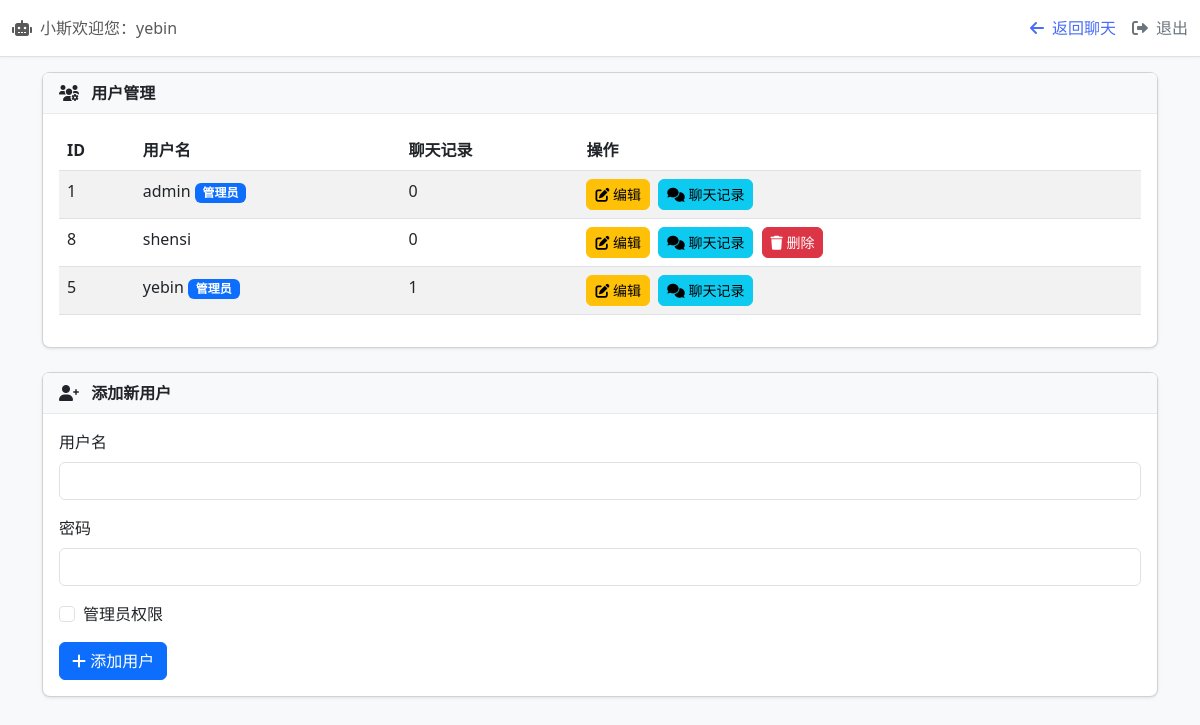
Screenshot of /admin (signed in) with the database file from the repository.
### tables this page shows
CREATE TABLE users (
    id INTEGER PRIMARY KEY AUTOINCREMENT,
    username TEXT UNIQUE NOT NULL,
    password TEXT NOT NULL,
    is_admin INTEGER DEFAULT 0
);

### app.py (the view, shortened to what this page needs)
@app.route('/admin', methods=['GET', 'POST'])
@login_required
def admin():
    if not current_user.is_admin:
        return 'Access denied'
    conn = get_db_connection()
    c = conn.cursor()
    c.execute('''
        SELECT users.id, users.username, users.is_admin,
               COUNT(chat_history.id) as chat_count
        FROM users
        LEFT JOIN chat_history ON users.id = chat_history.user_id
        GROUP BY users.id, users.username, users.is_admin
    ''')
    users = [
        {
            'id': row['id'],
            'username': row['username'],
            'is_admin': bool(row['is_admin']),  # 确保转换为布尔值
            'chat_count': row['chat_count']
        }
        for row in c.fetchall()
    ]
    conn.close()
    return render_template('admin.html', users=users)

### app.py (called while the page is built)
@login_manager.user_loader
def load_user(user_id):
    conn = sqlite3.connect('chat_app.db')
    c = conn.cursor()
    c.execute('SELECT id, username, is_admin FROM users WHERE id = ?', (user_id,))
    user = c.fetchone()
    conn.close()
    if user:
        return User(user[0], user[1], user[2]) # user[2] 是 is_admin
    return None

def get_db_connection():
    conn = sqlite3.connect('chat_app.db')
    conn.row_factory = sqlite3.Row
    return conn

### templates/admin.html (shortened to what this page needs)
<!DOCTYPE html>
<html lang="zh">
<head>
    <link rel="stylesheet" href="https://cdn.jsdelivr.net/npm/bootstrap@5.3.0/dist/css/bootstrap.min.css">
    <link rel="stylesheet" href="https://cdnjs.cloudflare.com/ajax/libs/font-awesome/6.0.0/css/all.min.css">
</head>
<body>
    <nav class="navbar navbar-expand navbar-light fixed-top">
        <div class="container-fluid">
            <span class="navbar-text">
                <i class="fas fa-robot me-2"></i> <span class="d-none d-md-inline">小斯欢迎您：</span><span id="username">{{ current_user.username }}</span>
            </span>
            <div class="admin-controls ms-auto">
                <a href="/chat" class="back-btn">
                    <i class="fas fa-arrow-left"></i>
                    <span class="btn-text">返回聊天</span>
                </a>
                <a href="/logout" class="logout-btn">
                    <i class="fas fa-sign-out-alt"></i>
                    <span class="btn-text">退出</span>
                </a>
            </div>
        </div>
    </nav>
    <div class="container mt-5 pt-4">
        <div class="card">
            <div class="card-header">
                <i class="fas fa-users-cog me-2"></i> 用户管理
            </div>
            <div class="card-body">
                <div class="table-responsive">
                    <table class="table table-striped">
                        <thead>
                            <tr>
                                <th>ID</th>
                                <th>用户名</th>
                                <th>聊天记录</th>
                                <th>操作</th>
                            </tr>
                        </thead>
                        <tbody>
                            {% for user in users %}
                            <tr>
                                <td>{{ user.id }}</td>
                                <td>{{ user.username }}{% if user.is_admin %} <span class="badge bg-primary">管理员</span>{% endif %}</td>
                                <td>{% if 'chat_count' in user %}{{ user.chat_count }}{% else %}0{% endif %}</td>
                                <td>
                                    <button class="btn btn-warning btn-sm me-1" onclick="editUser({{ user.id }}, '{{ user.username }}')">
                                        <i class="fas fa-edit"></i> <span class="d-none d-md-inline">编辑</span>
                                    </button>
                                    <button class="btn btn-info btn-sm me-1" onclick="viewChats({{ user.id }}, '{{ user.username }}')">
                                        <i class="fas fa-comments"></i> <span class="d-none d-md-inline">聊天记录</span>
                                    </button>
                                    {% if not user.is_admin %}
                                    <button class="btn btn-danger btn-sm" onclick="deleteUser({{ user.id }}, '{{ user.username }}')">
                                        <i class="fas fa-trash"></i> <span class="d-none d-md-inline">删除</span>
                                    </button>
                                    {% endif %}
                                </td>
                            </tr>
                            {% endfor %}
                        </tbody>
                    </table>
                </div>
            </div>
        </div>
        <div class="card">
            <div class="card-header">
                <i class="fas fa-user-plus me-2"></i> 添加新用户
            </div>
            <div class="card-body">
                <form method="post" id="addUserForm">
                    <div class="mb-3">
                        <label for="add-username" class="form-label">用户名</label>
                        <input type="text" class="form-control" id="add-username" name="username" required>
                    </div>
                    <div class="mb-3">
                        <label for="add-password" class="form-label">密码</label>
                        <input type="password" class="form-control" id="add-password" name="password" required>
                    </div>
                    <div class="mb-3 form-check">
                        <input type="checkbox" class="form-check-input" id="is_admin" name="is_admin" value="1">
                        <label class="form-check-label" for="is_admin">管理员权限</label>
                    </div>
                    <button type="submit" class="btn btn-primary">
                        <i class="fas fa-plus"></i> 添加用户
                    </button>
                </form>
            </div>
        </div>
    </div>
</body>
</html>

### templates/admin.html (style rules this page uses)
body { background-color: #f8f9fa; font-family: 'Segoe UI', Tahoma, Geneva, Verdana, sans-serif; }
.navbar { background-color: #fff; border-bottom: 1px solid #dee2e6; box-shadow: 0 1px 3px rgba(0,0,0,0.05); z-index: 1060; }
.navbar-text { display: flex; align-items: center; }
.admin-controls { display: flex; align-items: center; }
.back-btn { color: #4a6cf7; font-weight: 500; text-decoration: none; display: flex; align-items: center; gap: 0.5rem; }
.logout-btn { color: #6c757d; font-weight: 500; text-decoration: none; display: flex; align-items: center; gap: 0.5rem; margin-left: 1rem; }
.card { margin-bottom: 1.5rem; border-radius: 0.5rem; box-shadow: 0 1px 3px rgba(0,0,0,0.1); }
.card-header { background-color: #f8f9fa; border-bottom: 1px solid #eaeaea; font-weight: 600; }
.btn { border-radius: 0.375rem; }

### rows the page displays
users: username "yebin", id "5", shows "管理员", chat_count "1"
users: id "1", username "admin", is_admin "管理员", chat_count "0"
users: id "8", username "shensi", chat_count "0"
